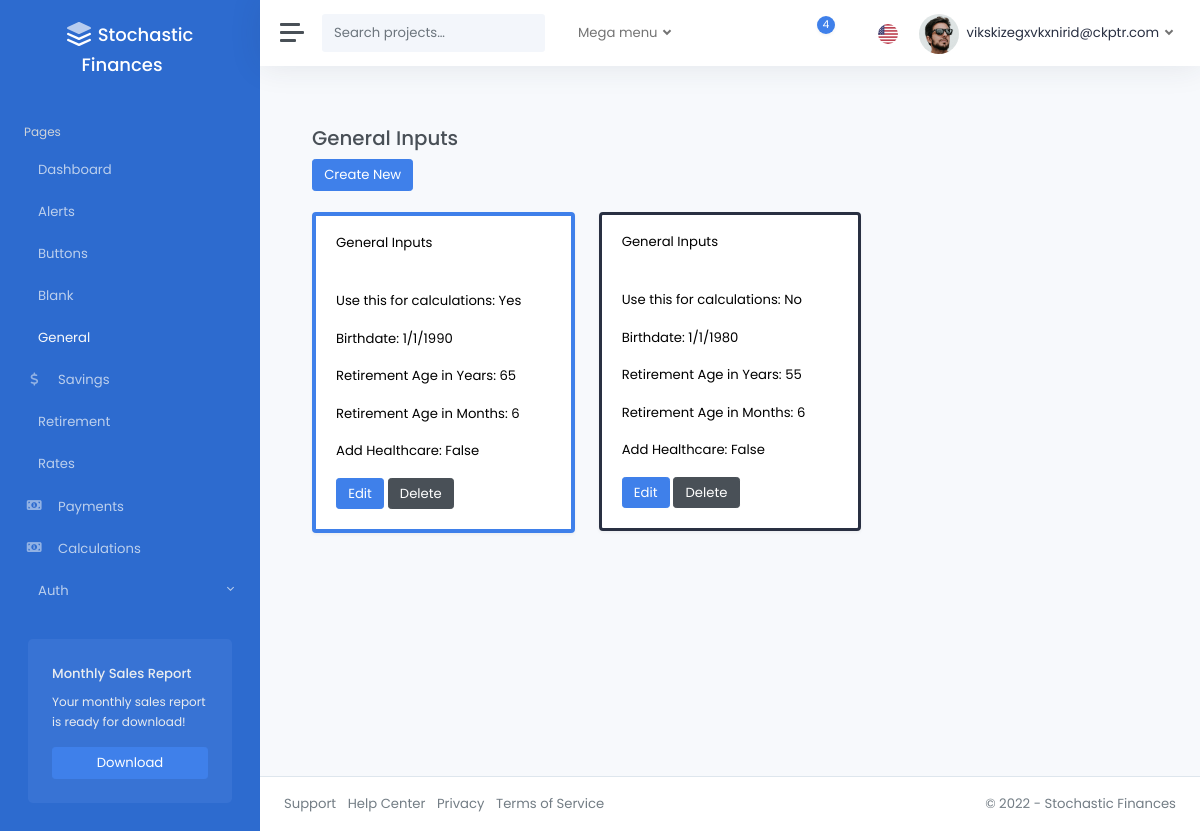
Screenshot of /general/ (signed in) with the database file from the repository.
### accounts/models.py (models this page shows, shortened)
class CustomUser(AbstractUser):
    pass

### pages/models.py (models this page shows)
class GeneralInputsModel(models.Model):
    is_active = models.BooleanField(
        default=False,
    )
    birthdate = models.DateField(
        validators=[validate_range_birthdate],
    )
    retirement_age_yrs = models.IntegerField(
        validators=[validate_range_age_yrs],
    )
    retirement_age_mos = models.IntegerField(
        validators=[validate_range_age_mos],
    )
    add_healthcare = models.BooleanField(
        default=False,
    )
    created_by = models.ForeignKey(
        CustomUser,
        related_name="general_inputs",
        on_delete=models.CASCADE,
        null=True,
        blank=True,
    )
    modified_at = models.DateTimeField(auto_now=True)
    class Meta:
        verbose_name_plural = "General_Inputs"

### pages/views.py (the view)
# urls.py: path("general/", general_inputs_dashboard, name="general_inputs_dashboard"),
@login_required
def general_inputs_dashboard(request):
    general_inputs_models = GeneralInputsModel.objects.filter(created_by=request.user)
    return render(
        request,
        "pages/general_inputs.html",
        {"general_inputs": general_inputs_models},
    )

### templates/pages/general_inputs.html (shortened to what this page needs)
{% extends 'layouts/_base.html' %}
{% load static %}
{% block content %}
<div class="container">
  <br />
  <h3>General Inputs</h3>
  <div>
    <a href="{% url 'general_inputs_create'%}" class="btn btn-primary">Create New</a>
  </div>
  <br />
  <div class="row">
    {% for item in general_inputs %}
      <div class="col-md-4">
        <div class="card shadow {% if item.is_active %}border-primary{% else %}border-dark{% endif %} mb-3 text-black" style="border-width: {% if item.is_active %}4px{% else %}3px{% endif %};">
          <div class="card-header">General Inputs</div>
          <div class="card-body">
            <p class="card-text">Use this for calculations: {{ item.is_active|yesno|title }}</p>
            <p class="card-text">Birthdate: {{ item.birthdate|date:"n/j/Y" }}</p>
            <p class="card-text">Retirement Age in Years: {{ item.retirement_age_yrs }}</p>
            <p class="card-text">Retirement Age in Months: {{ item.retirement_age_mos }}</p>
            <p class="card-text">Add Healthcare: {{ item.add_healthcare }}</p>
            <a href="{% url 'general_inputs_edit' item.id %}" class="btn btn-primary">Edit</a>
            <a href="{% url 'general_inputs_delete' item.id %}" class="btn btn-secondary">Delete</a>
          </div>
        </div>
      </div>
    {% endfor %}
  </div>
</div>
{% endblock %}

### templates/layouts/includes/navbar.html (shortened to what this page needs)
{% load static %}
<nav class="navbar navbar-expand navbar-light navbar-bg">
  <a class="sidebar-toggle">
    <i class="hamburger align-self-center"></i>
  </a>
  <form class="d-none d-sm-inline-block">
    <div class="input-group input-group-navbar">
      <input type="text" class="form-control" placeholder="Search projects…" aria-label="Search">
      <button class="btn" type="button">
      </button>
    </div>
  </form>
  <ul class="navbar-nav">
    <li class="nav-item px-2 dropdown">
      <a class="nav-link dropdown-toggle" href="#" id="servicesDropdown" role="button" data-bs-toggle="dropdown" aria-haspopup="true" aria-expanded="false">
        Mega menu
      </a>
    </li>
  </ul>
  <div class="navbar-collapse collapse">
    <ul class="navbar-nav navbar-align">
      <li class="nav-item dropdown">
        <a class="nav-icon dropdown-toggle" href="#" id="messagesDropdown" data-bs-toggle="dropdown">
          <div class="position-relative">
            <span class="indicator">4</span>
          </div>
        </a>
      </li>
      <li class="nav-item dropdown">
        <a class="nav-icon dropdown-toggle" href="#" id="alertsDropdown" data-bs-toggle="dropdown">
        </a>
      </li>
      <li class="nav-item dropdown">
        <a class="nav-flag dropdown-toggle" href="#" id="languageDropdown" data-bs-toggle="dropdown">
          <img src="{% static 'img/flags/us.png' %}" alt="English" />
        </a>
      </li>
      {% if user.is_authenticated %}
        <li class="nav-item dropdown">
          <a class="nav-link dropdown-toggle d-none d-sm-inline-block" href="#" data-bs-toggle="dropdown">
            <img src="{% static 'img/avatars/avatar.jpg' %}" class="avatar img-fluid rounded-circle me-1" alt="{{ user.email }}" /> <span class="text-dark">{{ user.email }}</span>
          </a>
        </li>
      {% else %}
        <li class="nav-item">
          <a class="nav-link" href="{% url 'account_login' %}">Sign In <i class="ml-2" data-feather="log-in"></i></a>
        </li>
      {% endif %}
    </ul>
  </div>
</nav>

### rows the page displays
CustomUser: email "vikskizegxvkxnirid@ckptr.com"
GeneralInputsModel: is_active "Yes", birthdate "1/1/1990", retirement_age_yrs "65", retirement_age_mos "6", add_healthcare "False"
GeneralInputsModel: is_active "No", birthdate "1/1/1980", retirement_age_yrs "55", retirement_age_mos "6", add_healthcare "False"
